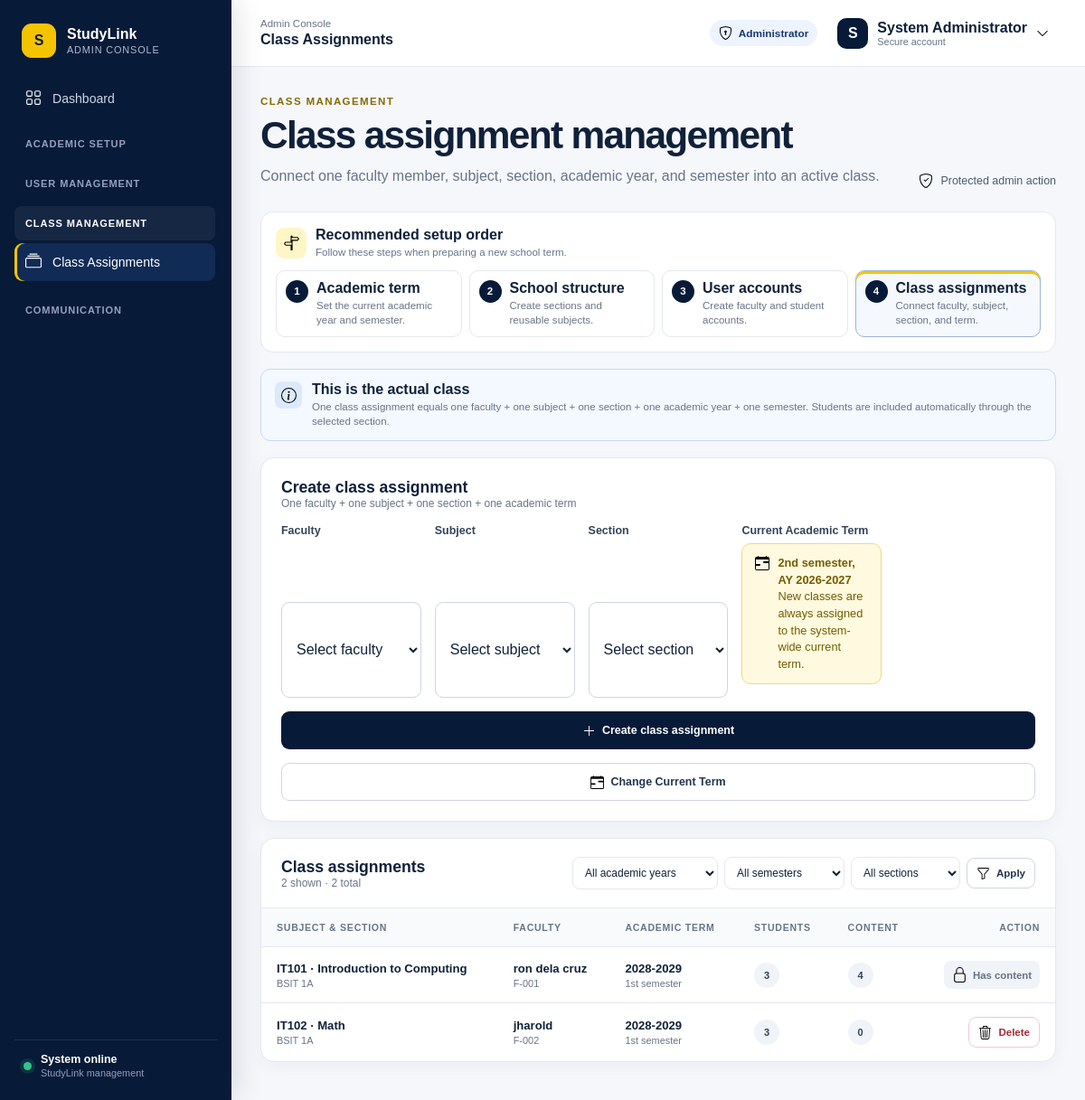
The app's page /admin/class_assignments/index.php (signed in) with its own data.
### tables this page shows
CREATE TABLE IF NOT EXISTS academic_terms (
    id INT NOT NULL AUTO_INCREMENT,
    academic_year_id INT NOT NULL,
    semester_id INT NOT NULL,
    status ENUM('available', 'current', 'archived') NOT NULL DEFAULT 'available',
    first_activated_at DATETIME NULL,
    last_activated_at DATETIME NULL,
    archived_at DATETIME NULL,
    activated_by INT NULL,
    archived_by INT NULL,
    created_at TIMESTAMP NOT NULL DEFAULT CURRENT_TIMESTAMP,
    updated_at TIMESTAMP NOT NULL DEFAULT CURRENT_TIMESTAMP ON UPDATE CURRENT_TIMESTAMP,
    PRIMARY KEY (id),
    UNIQUE KEY academic_terms_unique_pair (academic_year_id, semester_id),
    KEY academic_terms_status_index (status),
    CONSTRAINT academic_terms_year_fk
        FOREIGN KEY (academic_year_id) REFERENCES academic_years (id),
    CONSTRAINT academic_terms_semester_fk
        FOREIGN KEY (semester_id) REFERENCES semesters (id),
    CONSTRAINT academic_terms_activated_by_fk
        FOREIGN KEY (activated_by) REFERENCES users (id) ON DELETE SET NULL,
    CONSTRAINT academic_terms_archived_by_fk
        FOREIGN KEY (archived_by) REFERENCES users (id) ON DELETE SET NULL
);

CREATE TABLE `semesters` (
  `id` int(11) NOT NULL,
  `semester_name` varchar(50) NOT NULL,
  `status` enum('active','inactive') DEFAULT 'inactive',
  `created_at` timestamp NOT NULL DEFAULT current_timestamp()
);

CREATE TABLE `academic_years` (
  `id` int(11) NOT NULL,
  `school_year` varchar(20) NOT NULL,
  `status` enum('active','inactive') DEFAULT 'inactive',
  `created_at` timestamp NOT NULL DEFAULT current_timestamp()
);

CREATE TABLE `class_assignments` (
  `id` int(11) NOT NULL,
  `faculty_id` int(11) NOT NULL,
  `subject_id` int(11) NOT NULL,
  `section_id` int(11) NOT NULL,
  `academic_year_id` int(11) NOT NULL,
  `semester_id` int(11) NOT NULL,
  `cover_image` varchar(500) DEFAULT NULL,
  `cover_color` varchar(7) DEFAULT NULL,
  `created_at` timestamp NOT NULL DEFAULT current_timestamp()
);

CREATE TABLE `subjects` (
  `id` int(11) NOT NULL,
  `subject_code` varchar(20) NOT NULL,
  `subject_name` varchar(100) NOT NULL,
  `description` text DEFAULT NULL,
  `created_at` timestamp NOT NULL DEFAULT current_timestamp()
);

CREATE TABLE `sections` (
  `id` int(11) NOT NULL,
  `section_name` varchar(50) NOT NULL,
  `course` varchar(50) NOT NULL,
  `year_level` varchar(20) NOT NULL,
  `created_at` timestamp NOT NULL DEFAULT current_timestamp()
);

CREATE TABLE `users` (
  `id` int(11) NOT NULL,
  `fullname` varchar(100) NOT NULL,
  `username` varchar(50) NOT NULL,
  `password` varchar(255) NOT NULL,
  `role` enum('admin','faculty','student') NOT NULL,
  `status` enum('active','inactive') DEFAULT 'active',
  `created_at` timestamp NOT NULL DEFAULT current_timestamp()
);

CREATE TABLE `faculty` (
  `id` int(11) NOT NULL,
  `user_id` int(11) NOT NULL,
  `faculty_id` varchar(50) NOT NULL,
  `created_at` timestamp NOT NULL DEFAULT current_timestamp()
);

### auth/auth.php (called while the page is built, shortened)
<?php
if (!defined('STUDYLINK_AUTH_LOADED')) {
    function e($value) { return htmlspecialchars((string) $value, ENT_QUOTES, 'UTF-8'); }
}

### includes/academic_term.php (called while the page is built, shortened)
<?php
if (!function_exists('studylink_ensure_academic_terms')) {
    function studylink_ensure_academic_terms($conn)
    {
        $table_sql = "
            CREATE TABLE IF NOT EXISTS academic_terms (
                id INT NOT NULL AUTO_INCREMENT,
                academic_year_id INT NOT NULL,
                semester_id INT NOT NULL,
                status ENUM('available', 'current', 'archived') NOT NULL DEFAULT 'available',
                first_activated_at DATETIME NULL,
                last_activated_at DATETIME NULL,
                archived_at DATETIME NULL,
                activated_by INT NULL,
                archived_by INT NULL,
                created_at TIMESTAMP NOT NULL DEFAULT CURRENT_TIMESTAMP,
                updated_at TIMESTAMP NOT NULL DEFAULT CURRENT_TIMESTAMP ON UPDATE CURRENT_TIMESTAMP,
                PRIMARY KEY (id),
                UNIQUE KEY academic_terms_unique_pair (academic_year_id, semester_id),
                KEY academic_terms_status_index (status),
                CONSTRAINT academic_terms_year_fk
                    FOREIGN KEY (academic_year_id) REFERENCES academic_years (id),
                CONSTRAINT academic_terms_semester_fk
                    FOREIGN KEY (semester_id) REFERENCES semesters (id),
                CONSTRAINT academic_terms_activated_by_fk
                    FOREIGN KEY (activated_by) REFERENCES users (id) ON DELETE SET NULL,
                CONSTRAINT academic_terms_archived_by_fk
                    FOREIGN KEY (archived_by) REFERENCES users (id) ON DELETE SET NULL
            ) ENGINE=InnoDB DEFAULT CHARSET=utf8mb4 COLLATE=utf8mb4_general_ci
        ";
        $seed_classes = "
            INSERT IGNORE INTO academic_terms (academic_year_id, semester_id, status)
            SELECT DISTINCT academic_year_id, semester_id, 'available'
            FROM class_assignments
        ";
        $current_count_result = mysqli_query(
            $conn,
            "SELECT COUNT(*) AS total FROM academic_terms WHERE status = 'current'"
        );
        $current_count = $current_count_result
            ? intval(mysqli_fetch_assoc($current_count_result)['total'] ?? 0)
            : 0;
        return true;
    }
}
if (!function_exists('studylink_current_term')) {
    function studylink_current_term($conn)
    {
        if (!studylink_ensure_academic_terms($conn)) {
            return null;
        }
        $result = mysqli_query(
            $conn,
            "SELECT
                ay.id AS academic_year_id,
                ay.school_year,
                sem.id AS semester_id,
                sem.semester_name,
                term.id AS academic_term_id,
                term.status AS term_status,
                term.first_activated_at,
                term.last_activated_at
             FROM academic_terms term
             INNER JOIN academic_years ay ON ay.id = term.academic_year_id
             INNER JOIN semesters sem ON sem.id = term.semester_id
             WHERE term.status = 'current'
             ORDER BY term.last_activated_at DESC, term.id DESC
             LIMIT 1"
        );
        $term = mysqli_fetch_assoc($result);
        return $term ?: null;
    }
}

### admin/class_assignments/index.php (the view, shortened to what this page needs)
<?php
include '../../auth/auth.php';
include '../../config/database.php';
include '../../includes/admin_ui.php';
include '../../includes/academic_term.php';
function admin_fetch_rows($conn, $sql)
{
    $result = mysqli_query($conn, $sql);
    return $result ? mysqli_fetch_all($result, MYSQLI_ASSOC) : [];
}
$faculty = admin_fetch_rows($conn, "SELECT f.id, f.faculty_id, u.fullname FROM faculty f INNER JOIN users u ON u.id = f.user_id WHERE u.status = 'active' ORDER BY u.fullname");
$subjects = admin_fetch_rows($conn, 'SELECT id, subject_code, subject_name FROM subjects ORDER BY subject_code');
$sections = admin_fetch_rows($conn, 'SELECT id, section_name FROM sections ORDER BY section_name');
$current_term = studylink_current_term($conn);
$classes = admin_fetch_rows(
    $conn,
    "SELECT ca.id, ca.created_at, u.fullname AS faculty_name, f.faculty_id,
            s.subject_code, s.subject_name, sec.section_name, ca.section_id,
            ay.school_year, ca.academic_year_id, sem.semester_name, ca.semester_id,
            (SELECT COUNT(*) FROM students st WHERE st.section_id = ca.section_id) AS student_count,
            (
                (SELECT COUNT(*) FROM learning_materials lm WHERE lm.class_assignment_id = ca.id) +
                (SELECT COUNT(*) FROM assignments a WHERE a.class_assignment_id = ca.id) +
                (SELECT COUNT(*) FROM quizzes q WHERE q.class_assignment_id = ca.id) +
                (SELECT COUNT(*) FROM attendance_sessions ats WHERE ats.class_assignment_id = ca.id)
            ) AS content_count
     FROM class_assignments ca
     INNER JOIN faculty f ON f.id = ca.faculty_id
     INNER JOIN users u ON u.id = f.user_id
     INNER JOIN subjects s ON s.id = ca.subject_id
     INNER JOIN sections sec ON sec.id = ca.section_id
     INNER JOIN academic_years ay ON ay.id = ca.academic_year_id
     INNER JOIN semesters sem ON sem.id = ca.semester_id
     ORDER BY ay.school_year DESC, sem.id DESC, s.subject_code, sec.section_name"
);
$can_create = $faculty && $subjects && $sections && $current_term;
$year_filter = intval($_GET['academic_year'] ?? 0);
$semester_filter = intval($_GET['semester'] ?? 0);
$section_filter = intval($_GET['section'] ?? 0);
$visible_classes = array_values(array_filter($classes, function ($row) use ($year_filter, $semester_filter, $section_filter) {
    return ($year_filter === 0 || intval($row['academic_year_id']) === $year_filter)
        && ($semester_filter === 0 || intval($row['semester_id']) === $semester_filter)
        && ($section_filter === 0 || intval($row['section_id']) === $section_filter);
}));
render_admin_page_start('classes', 'Class Assignments', 'Class assignment management', 'Connect one faculty member, subject, section, academic year, and semester into an active class.', 'Class Management');
?>
<section class="admin-card admin-class-form-card">
    <div class="admin-section-head">
        <div><h2>Create class assignment</h2><span>One faculty + one subject + one section + one academic term</span></div>
    </div>
    <form class="admin-form admin-form-wide" action="add.php" method="POST">
        <div class="admin-form-grid class-fields">
            <div class="admin-field">
                <label for="faculty_id">Faculty</label>
                <select id="faculty_id" name="faculty_id" required>
                    <option value="">Select faculty</option>
                </select>
            </div>
            <div class="admin-field">
                <label for="subject_id">Subject</label>
                <select id="subject_id" name="subject_id" required>
                    <option value="">Select subject</option>
                </select>
            </div>
            <div class="admin-field">
                <label for="section_id">Section</label>
                <select id="section_id" name="section_id" required>
                    <option value="">Select section</option>
                </select>
            </div>
            <div class="admin-field">
                <label>Current Academic Term</label>
                <div class="admin-inline-warning">
                    <?= study_icon('calendar-range'); ?>
                    <span>
                        <strong><?= $current_term ? e($current_term['semester_name'] . ', AY ' . $current_term['school_year']) : 'Not configured'; ?></strong><br>
                        New classes are always assigned to the system-wide current term.
                    </span>
                </div>
            </div>
        </div>
        <button class="admin-button primary" type="submit" <?= !$can_create ? 'disabled' : ''; ?>><?= study_icon('plus-lg'); ?> Create class assignment</button>
        <a class="admin-button secondary" href="../academic_year/index.php"><?= study_icon('calendar-range'); ?> Change Current Term</a>
    </form>
</section>
<section class="admin-card admin-table-card admin-spaced-card">
    <div class="admin-section-head">
        <div><h2>Class assignments</h2><span><?= number_format(count($visible_classes)); ?> shown · <?= number_format(count($classes)); ?> total</span></div>
        <form class="admin-filter-row" method="GET">
            <select name="academic_year" aria-label="Filter by academic year">
                <option value="0">All academic years</option>
            </select>
            <select name="semester" aria-label="Filter by semester">
                <option value="0">All semesters</option>
            </select>
            <select name="section" aria-label="Filter by section">
                <option value="0">All sections</option>
            </select>
            <button class="admin-button secondary small" type="submit"><?= study_icon('funnel'); ?> Apply</button>
        </form>
    </div>
    <div class="admin-table-wrap">
        <table class="admin-data-table">
            <thead><tr><th>Subject & section</th><th>Faculty</th><th>Academic term</th><th>Students</th><th>Content</th><th class="admin-table-action">Action</th></tr></thead>
            <tbody>
            <?php foreach ($visible_classes as $row): ?>
                <tr>
                    <td><strong><?= e($row['subject_code']); ?> · <?= e($row['subject_name']); ?></strong><small><?= e($row['section_name']); ?></small></td>
                    <td><strong><?= e($row['faculty_name']); ?></strong><small><?= e($row['faculty_id']); ?></small></td>
                    <td><strong><?= e($row['school_year']); ?></strong><small><?= e($row['semester_name']); ?></small></td>
                    <td><span class="admin-count-badge"><?= number_format($row['student_count']); ?></span></td>
                    <td><span class="admin-count-badge"><?= number_format($row['content_count']); ?></span></td>
                    <td class="admin-table-action">
                        <?php if (intval($row['content_count']) === 0): ?>
                            <form action="delete.php" method="POST" onsubmit="return confirm('Delete this empty class assignment? No student account will be deleted.')">
                                <button class="admin-button danger small" type="submit"><?= study_icon('trash3'); ?> Delete</button>
                            </form>
                        <?php else: ?>
                            <span class="admin-protected-label" title="This class has materials, assignments, quizzes, or attendance records."><?= study_icon('lock'); ?> Has content</span>
                        <?php endif; ?>
                    </td>
                </tr>
            <?php endforeach; ?>
            </tbody>
        </table>
    </div>
</section>

### includes/ui_icons.php
<?php
function study_icon($name, $class = '', $label = '')
{
    $name = preg_replace('/[^a-z0-9-]/', '', strtolower((string) $name));
    $class = trim('study-icon ' . preg_replace('/[^a-zA-Z0-9 _-]/', '', (string) $class));
    $aria = $label !== ''
        ? ' role="img" aria-label="' . e($label) . '"'
        : ' aria-hidden="true"';
    return '<svg class="' . e($class) . '"' . $aria . '>'
        . '<use href="/studyLink/assets/icons/bootstrap-icons.svg#' . e($name) . '"></use>'
        . '</svg>';
}

### records on screen
academic_terms: semester.school_year "2nd semester, AY 2026-2027"
class_assignments: subject.subject_code "IT101", subject.subject_name "Introduction to Computing", section.section_name "BSIT 1A", users.fullname "ron dela cruz", faculty.faculty_id "F-001", academic_year.school_year "2028-2029", semester.semester_name "1st semester", student_count "3", content_count "4"
class_assignments: subject.subject_code "IT102", subject.subject_name "Math", section.section_name "BSIT 1A", users.fullname "jharold", faculty.faculty_id "F-002", academic_year.school_year "2028-2029", semester.semester_name "1st semester", student_count "3", content_count "0"

### other values on screen
$item[2] "Dashboard"
$group "ACADEMIC SETUP"
$group "USER MANAGEMENT"
$group "CLASS MANAGEMENT"
$item[2] "Class Assignments"
$group "COMMUNICATION"
$breadcrumb "Admin Console"
$title "Class Assignments"
substr($_SESSION['fullname'] ?? 'A', 0, 1) "S"
$_SESSION['fullname'] "System Administrator"
$eyebrow "CLASS MANAGEMENT"
$heading "Class assignment management"
$description "Connect one faculty member, subject, section, academic year, and semester into an active class."
$step[0] "1"
$step[1] "Academic term"
